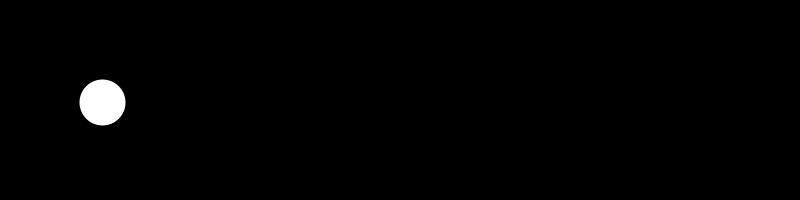
Frame 1 (no input)
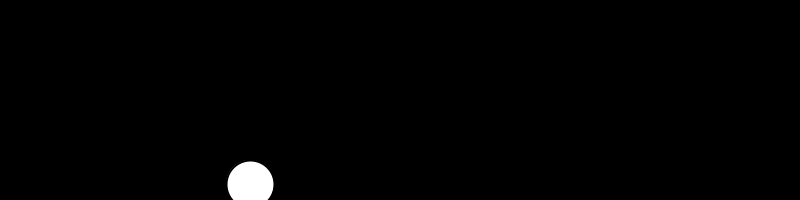
Frame 60 (the mouse pressed at the canvas centre just before this capture)
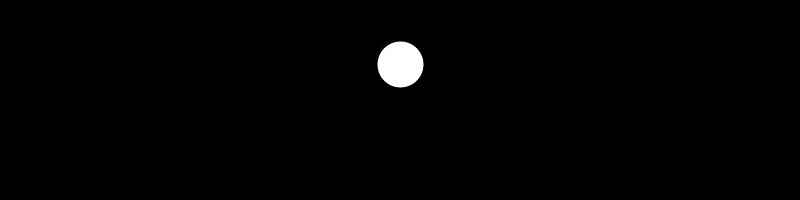
Frame 120 (the mouse held since frame 60 and released just before this capture)

The Processing sketch that drew these frames (run headless with seeded random() and noise(); from frame 60 on, the mouse is pressed at the canvas centre):

// Processing sketch: Lab4_1
// ── Lab4_1.pde

//Jack Dalton
// Example 1-1: Bouncing Ball, no vectors
float x = 100;
float y = 100;
float xspeed = 2.5;
float yspeed = 2;

void setup() {
  size(800, 200);
  smooth();
}

void draw() {
  background(0);


  // Add the current speed to the location.
  x = x + xspeed;
  y = y + yspeed;

  if ((x > width) || (x < 24)) {
    xspeed = xspeed * -1;
  }
  if ((y > height) || (y < 24)) {
    yspeed = yspeed * -1;
  }


  // Display circle at x location
  stroke(0);
  strokeWeight(2);
  fill(255);
  ellipse(x, y, 48, 48);
}
